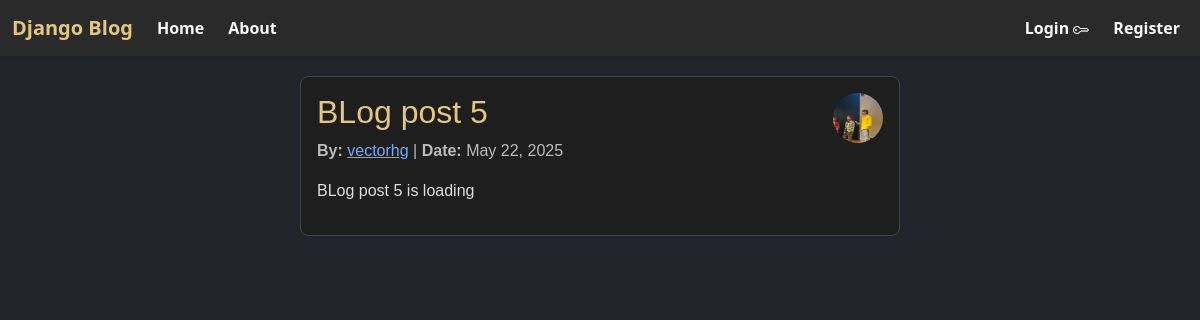
/post/5/, run on the app's committed database.
### blog/models.py (models this page shows, shortened)
class Post(models.Model):
    title = models.CharField(max_length=100)
    content = models.TextField()
    date_posted = models.DateTimeField(default=timezone.now)
    author = models.ForeignKey(User, on_delete=models.CASCADE)

### users/models.py (models this page shows, shortened)
class Profile(models.Model):
    user = models.OneToOneField(User, on_delete=models.CASCADE)
    image = models.ImageField(default='default.jpg', upload_to='profile_pics')

### blog/views.py (the view)
# urls.py: path('post/<int:pk>/', PostDetailView.as_view(), name="post-detail"),
class PostDetailView(DetailView):
    model = Post

### blog/templates/blog/post_detail.html (shortened to what this page needs)
{% extends "blog/base.html" %}
{% block content %}
<div class="blog-post"
     style="background-color: #1e1e1e; color: #f0f0f0; border: 1px solid #444; border-radius: 8px; padding: 16px; max-width: 600px; margin: 20px auto; font-family: Arial, sans-serif;">
    <div style="float : right"><img class="rounded-circle article-img" width="50" height="50"
                                    src="{{post.author.profile.image.url}}"></div>
    <div>
        <h2 style="margin-top: 0; color: #e3c681;">{{object.title}}</h2>
        <p style="color: #bbb;"><strong>By:</strong> <a href="{% url 'user-posts' post.author.username%}">{{post.author}}</a> | <strong>Date:</strong> {{post.date_posted|date:"F d, Y"}}</p>
        <p style="color: #ddd;">{{object.content}}</p>
    </div>
</div>
{% endblock %}

### data on the page
Post: author.profile.image (picture), title "BLog post 5", author "vectorhg", date_posted "May 22, 2025", content "BLog post 5 is loading"
